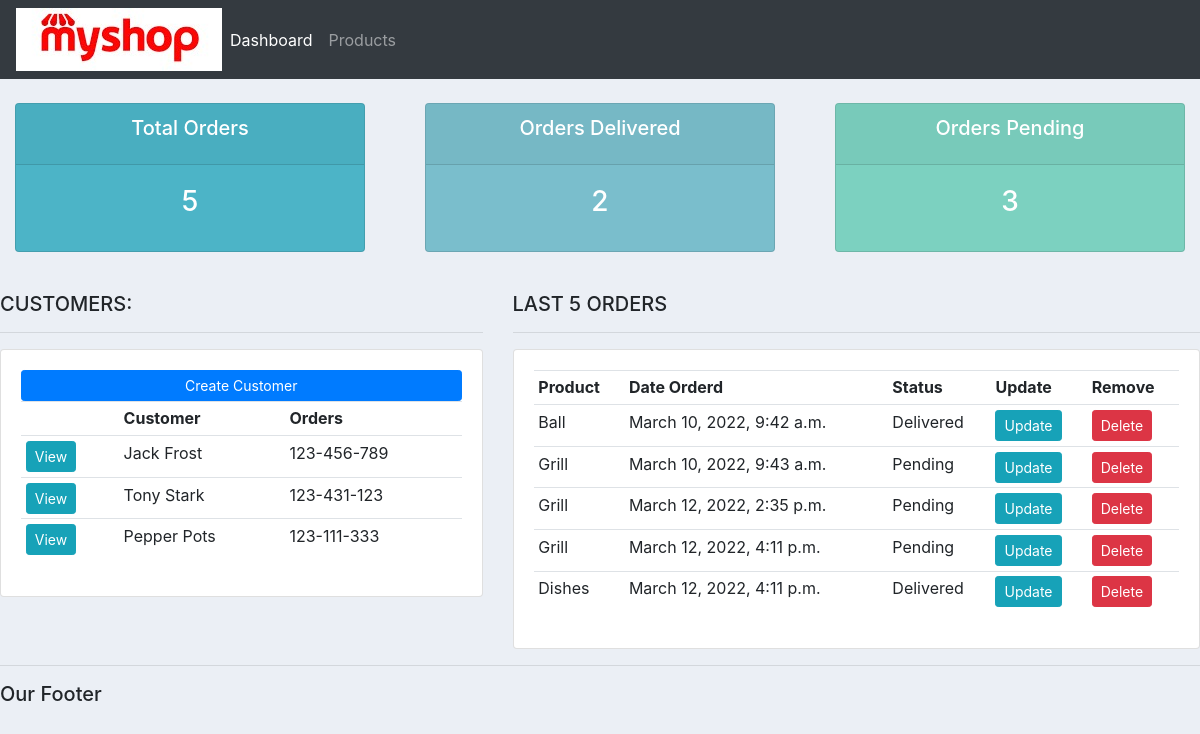
Screenshot of /accounts/ with the database file from the repository.
### accounts/models.py (models this page shows, shortened)
class Customer(models.Model):
    name = models.CharField(max_length=200, null=True)
    phone = models.CharField(max_length=200, null=True)
    email = models.CharField(max_length=200, null=True)
    date_created = models.DateTimeField(auto_now_add=True, null=True)

class Order(models.Model):
    customer = models.ForeignKey(Customer, null=True, on_delete=models.SET_NULL)
    product = models.ForeignKey(Product, null=True, on_delete=models.SET_NULL)
    STATUS = (
        ('Pending','Pending'),
        ('Out for delivery','Out for delivery'),
        ('Delivered','Delivered'),
        )
    date_created = models.DateTimeField(auto_now_add=True, null=True)
    status = models.CharField(max_length=200, null=True,choices=STATUS)

class Product(models.Model):
    CATEGORY = (
    ('Indoor','Indoor'),
    ('Outdoor','Outdoor'),
    )
    name = models.CharField(max_length=200, null=True)
    price = models.FloatField(null=True)
    category = models.CharField(max_length=200, null=True,choices=CATEGORY)
    description = models.CharField(max_length=200, null=True, blank=True)
    date_created = models.DateTimeField(auto_now_add=True, null=True)
    tags = models.ManyToManyField(Tag)
    def __str__(self):
        return self.name

### accounts/views.py (the view)
# urls.py: path('', views.home, name='home'),
def home(request):
    orders = Order.objects.all()
    customers = Customer.objects.all()
    total_orders = orders.count()
    delivered = orders.filter(status='Delivered').count()
    pending = orders.filter(status='Pending').count()
    context = {'orders':orders, 'customers':customers,
    'total_orders':total_orders,'delivered':delivered,
    'pending':pending }
    return render(request, 'accounts/dashboard.html', context)

### accounts/templates/accounts/dashboard.html
{%  extends 'accounts/main.html' %}
{% block content %}
{%  include 'accounts/status.html' %}
<br>
<div class="row">
	<div class="col-md-5">
		<h5>CUSTOMERS:</h5>
		<hr>
		<div class="card card-body">
			<a class="btn btn-primary  btn-sm btn-block" href="">Create Customer</a>
			<table class="table table-sm">
				<tr>
					<th></th>
					<th>Customer</th>
					<th>Orders</th>
				</tr>
				{% for customer in customers %}
					<tr>
                        <td><a class="btn btn-sm btn-info" href="{% url 'customer' customer.id %}">View</a></td>
						<td>{{customer.name}}</td>
						<td>{{customer.phone}}</td>
					</tr>
				{% endfor %}
			</table>
		</div>
	</div>
	<div class="col-md-7">
		<h5>LAST 5 ORDERS</h5>
		<hr>
		<div class="card card-body">
			<table class="table table-sm">
				<tr>
					<th>Product</th>
					<th>Date Orderd</th>
					<th>Status</th>
					<th>Update</th>
					<th>Remove</th>
				</tr>
				{% for order in orders %}
					<tr>
						<td>{{order.product}}</td>
						<td>{{order.date_created}}</td>
						<td>{{order.status}}</td>
						<td><a class="btn btn-sm btn-info" href="{% url 'updateOrder' order.id %}">Update</a></td>
						<td><a class="btn btn-sm btn-danger"href="{% url 'deleteOrder' order.id %}">Delete</a></td>
					</tr>
				{% endfor %}
			</table>
		</div>
	</div>
</div>
{% endblock %}

### accounts/templates/accounts/main.html (shortened to what this page needs)
<!DOCTYPE html>
<html>
<head>
    <link rel="stylesheet" href="https://stackpath.bootstrapcdn.com/bootstrap/4.3.1/css/bootstrap.min.css">
</head>
<body>
{% include 'accounts/navbar.html' %}
{% block content %}{% endblock %}
<hr>
<h5>Our Footer</h5>
</body>
</html>

### accounts/templates/accounts/navbar.html (shortened to what this page needs)
{% load static %}
<nav class="navbar navbar-expand-lg navbar-dark bg-dark">
   <img src="{% static 'images/logo.png' %}">
  <div class="collapse navbar-collapse" id="navbarNav">
    <ul class="navbar-nav">
      <li class="nav-item active">
        <a class="nav-link" href="{% url 'home' %}">Dashboard</a>
      </li>
      <li class="nav-item">
        <a class="nav-link" href="{% url 'products' %}">Products</a>
      </li>
    </ul>
  </div>
</nav>

### accounts/templates/accounts/status.html
<br>
<div class="row">
	<div class="col">
		<div class="col-md">
			<div class="card text-center text-white  mb-3" id="total-orders">
			  	<div class="card-header">
			  		<h5 class="card-title">Total Orders</h5>
			  	</div>
			  	<div class="card-body">
			    	<h3 class="card-title">{{total_orders}}</h3>
			  	</div>
			</div>
		</div>
	</div>
	<div class="col">
		<div class="col-md">
			<div class="card text-center text-white  mb-3" id="orders-delivered">
			  	<div class="card-header">
			  		<h5 class="card-title">Orders Delivered</h5>
			  	</div>
			  	<div class="card-body">
			    	<h3 class="card-title">{{delivered}}</h3>
			  	</div>
			</div>
		</div>
	</div>
	<div class="col">
		<div class="col-md">
			<div class="card text-center text-white  mb-3" id="orders-pending">
			  	<div class="card-header">
			  		<h5 class="card-title">Orders Pending</h5>
			  	</div>
			  	<div class="card-body">
			    	<h3 class="card-title">{{pending}}</h3>
			  	</div>
			</div>
		</div>
	</div>
</div>

### accounts/templates/accounts/main.html (style rules this page uses)
body { background-color: #ebeff5; }
#total-orders { background-color: #4cb4c7; }
#orders-delivered { background-color: #7abecc; }
#orders-pending { background-color: #7CD1C0; }

### rows the page displays
Customer: name "Jack Frost", phone "123-456-789"
Customer: name "Tony Stark", phone "123-431-123"
Customer: name "Pepper Pots", phone "123-111-333"
Order: product "Ball", date_created "March 10, 2022, 9:42 a.m.", status "Delivered"
Order: product "Grill", date_created "March 10, 2022, 9:43 a.m.", status "Pending"
Order: product "Grill", date_created "March 12, 2022, 2:35 p.m.", status "Pending"
Order: product "Grill", date_created "March 12, 2022, 4:11 p.m.", status "Pending"
Order: product "Dishes", date_created "March 12, 2022, 4:11 p.m.", status "Delivered"

### other values shown
{{ total_orders }} "5"
{{ delivered }} "2"
{{ pending }} "3"
